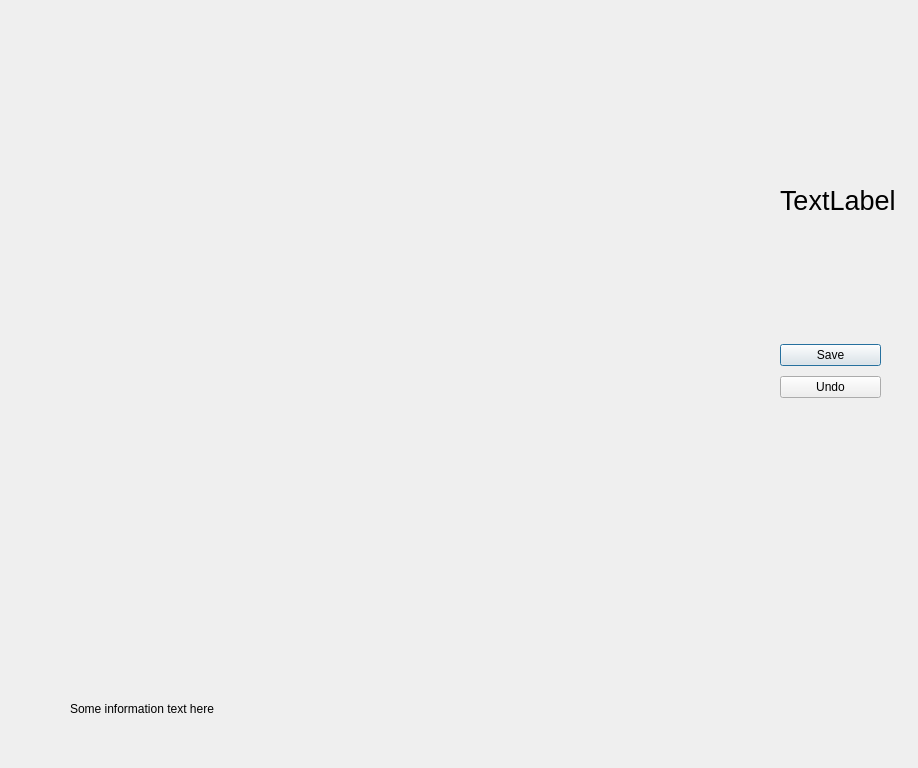
<?xml version="1.0" encoding="UTF-8"?>
<ui version="4.0">
 <class>Game</class>
 <widget class="QDialog" name="Game">
  <property name="geometry">
   <rect>
    <x>0</x>
    <y>0</y>
    <width>918</width>
    <height>768</height>
   </rect>
  </property>
  <property name="windowTitle">
   <string>Labyrinth 2015 - Game</string>
  </property>
  <widget class="QWidget" name="layoutWidget">
   <property name="geometry">
    <rect>
     <x>70</x>
     <y>20</y>
     <width>551</width>
     <height>67</height>
    </rect>
   </property>
   <layout class="QHBoxLayout" name="horizontalLayout">
    <item>
     <layout class="QVBoxLayout" name="verticalLayout">
      <item>
       <widget class="QLabel" name="player1Name_label">
        <property name="text">
         <string/>
        </property>
       </widget>
      </item>
      <item>
       <widget class="QLabel" name="player1Score">
        <property name="text">
         <string/>
        </property>
       </widget>
      </item>
     </layout>
    </item>
    <item>
     <layout class="QVBoxLayout" name="verticalLayout_2">
      <item>
       <widget class="QLabel" name="player2Name_label">
        <property name="text">
         <string/>
        </property>
       </widget>
      </item>
      <item>
       <widget class="QLabel" name="player2Score">
        <property name="text">
         <string/>
        </property>
       </widget>
      </item>
     </layout>
    </item>
    <item>
     <layout class="QVBoxLayout" name="verticalLayout_3">
      <item>
       <widget class="QLabel" name="player3Name_label">
        <property name="text">
         <string/>
        </property>
       </widget>
      </item>
      <item>
       <widget class="QLabel" name="player3Score">
        <property name="text">
         <string/>
        </property>
       </widget>
      </item>
     </layout>
    </item>
    <item>
     <layout class="QVBoxLayout" name="verticalLayout_4">
      <item>
       <widget class="QLabel" name="player4Name_label">
        <property name="text">
         <string/>
        </property>
       </widget>
      </item>
      <item>
       <widget class="QLabel" name="player4Score">
        <property name="text">
         <string/>
        </property>
       </widget>
      </item>
     </layout>
    </item>
   </layout>
  </widget>
  <widget class="QWidget" name="gridLayoutWidget">
   <property name="geometry">
    <rect>
     <x>70</x>
     <y>150</y>
     <width>671</width>
     <height>531</height>
    </rect>
   </property>
   <layout class="QGridLayout" name="gridLayout"/>
  </widget>
  <widget class="QLabel" name="infoLabel">
   <property name="geometry">
    <rect>
     <x>70</x>
     <y>700</y>
     <width>621</width>
     <height>17</height>
    </rect>
   </property>
   <property name="text">
    <string>Some information text here</string>
   </property>
  </widget>
  <widget class="QLabel" name="actionLabel">
   <property name="geometry">
    <rect>
     <x>780</x>
     <y>180</y>
     <width>121</width>
     <height>41</height>
    </rect>
   </property>
   <property name="font">
    <font>
     <pointsize>20</pointsize>
    </font>
   </property>
   <property name="text">
    <string>TextLabel</string>
   </property>
  </widget>
  <widget class="QWidget" name="">
   <property name="geometry">
    <rect>
     <x>780</x>
     <y>340</y>
     <width>101</width>
     <height>62</height>
    </rect>
   </property>
   <layout class="QVBoxLayout" name="verticalLayout_5">
    <item>
     <widget class="QPushButton" name="saveButton">
      <property name="text">
       <string>Save</string>
      </property>
     </widget>
    </item>
    <item>
     <widget class="QPushButton" name="undoButton">
      <property name="text">
       <string>Undo</string>
      </property>
     </widget>
    </item>
   </layout>
  </widget>
 </widget>
 <resources/>
 <connections/>
</ui>
